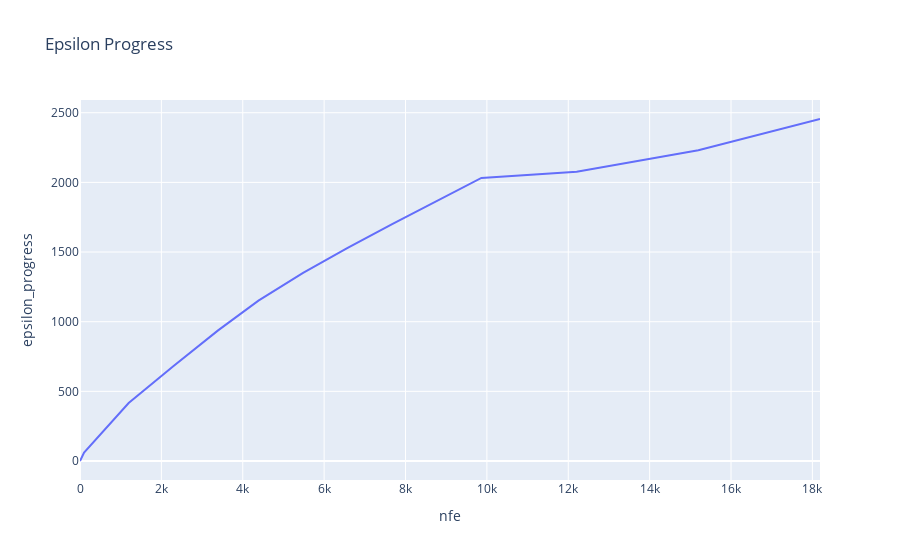

Notebook source saved alongside this figure:
### Markdown cell above
### Check for Convergence
The optimization algorithm is now checked for convergence based on the Epsilon progress

### Code cell
results, convergence = results_epsilon_0_1
convergence = pd.DataFrame(convergence)
fig0 = px.line(convergence, x = "nfe", y = "epsilon_progress", title="Epsilon Progress")
fig0.show()

### Figure 1 — Plotly figure (JSON) as saved in the notebook; plotly's stock layout.template omitted (floating-point values rounded to 4 significant figures)
{"data": [{"hovertemplate": "nfe=%{x}<br>epsilon_progress=%{y}<extra></extra>", "legendgroup": "", "line": {"color": "#636efa", "dash": "solid"}, "mode": "lines", "name": "", "showlegend": false, "type": "scatter", "x": [0, 100, 1196, 2292, 3386, 4386, 5483, 6578, 7672, 8770, 9865, 12207, 15197, 18187], "xaxis": "x", "y": [0, 61, 416, 680, 936, 1151, 1350, 1530, 1701, 1865, 2032, 2077, 2231, 2455], "yaxis": "y"}], "layout": {"legend": {"tracegroupgap": 0}, "title": {"text": "Epsilon Progress"}, "xaxis": {"anchor": "y", "domain": [0, 1], "title": {"text": "nfe"}}, "yaxis": {"anchor": "x", "domain": [0, 1], "title": {"text": "epsilon_progress"}}}}
